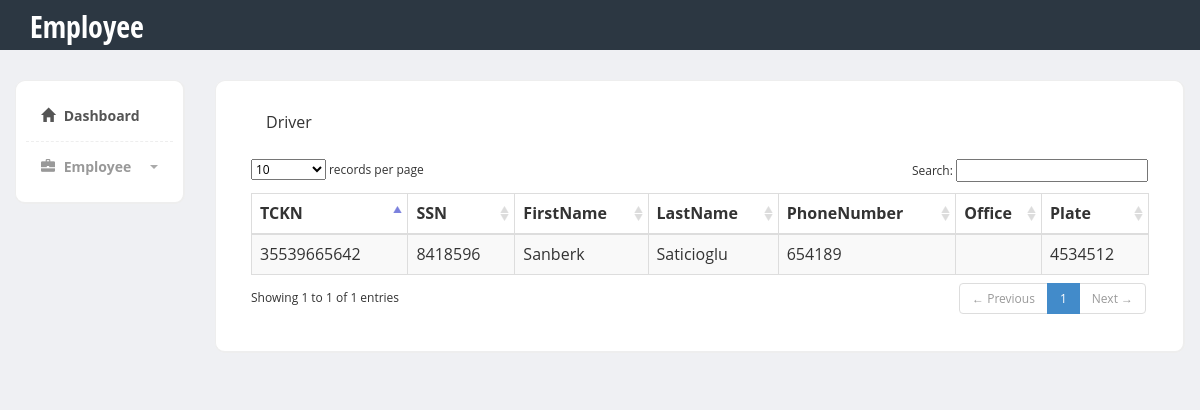
Before: /VTProject/drivers.php with the older database file.
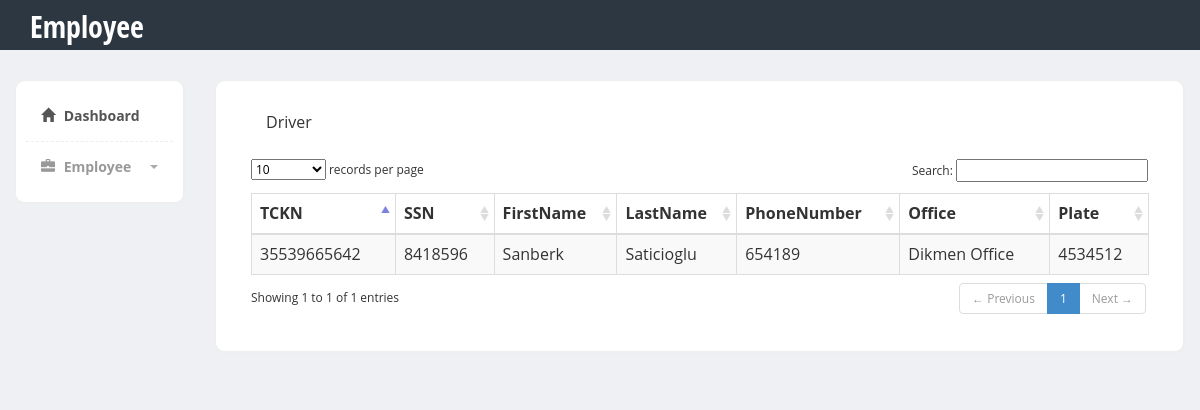
After: the same page with the newer database file.
### tables this page shows
CREATE TABLE `driver` (
  `TCKN` bigint(11) NOT NULL,
  `FK_Driving_Plate` varchar(255) DEFAULT NULL
);

CREATE TABLE `employee` (
  `TCKN` bigint(11) NOT NULL,
  `SSN` int(11) NOT NULL,
  `FK_Office_OfficeID` int(11) NOT NULL
);

CREATE TABLE `person` (
  `TCKN` bigint(11) NOT NULL,
  `FirstName` varchar(255) NOT NULL,
  `LastName` varchar(255) NOT NULL,
  `PhoneNumber` int(20) NOT NULL
);

CREATE TABLE `office` (
  `OfficeID` int(11) NOT NULL,
  `FK_Address_ID` int(11) NOT NULL,
  `Name` varchar(255) NOT NULL
);

### VTProject/drivers.php (the view, shortened to what this page needs)
<html><head>
        <link href="https://code.jquery.com/ui/1.10.3/themes/redmond/jquery-ui.css" rel="stylesheet" media="screen">
        <link href="bootstrap/css/bootstrap.min.css" rel="stylesheet">
        <link href="css/styles.css" rel="stylesheet">
    </head>
    <body>
        <div class="header">
            <div class="container">
                <div class="row">
                    <div class="col-md-5">
                        <div class="logo">
                            <h1><a href="index.html">Employee</a></h1>
                        </div>
                    </div>
                </div>
            </div>
        </div>
        <div class="page-content">
            <div class="row">
                 <div class="col-md-2">
                    <div class="sidebar content-box" style="display: block;">
                        <ul class="nav">
                            <li class="current"><a href="index.php"><i class="glyphicon glyphicon-home"></i> Dashboard</a></li>
                            <li class="submenu">
                                <a href="#">
                                    <i class="glyphicon glyphicon-briefcase"></i> Employee
                                    <span class="caret pull-right"></span>
                                </a>
                            </li>
                        </ul>
                    </div>
                </div>
                <div class="col-md-10">
                    <div class="content-box-large">
                        <div class="panel-heading">
                            <div class="panel-title">Driver</div>
                        </div>
                        <div class="panel-body">
                            <table class="table table-striped table-bordered" id="example" cellspacing="0" cellpadding="0" border="0">
                                <thead>
                                    <tr>
                                        <th>TCKN</th>
                                        <th>SSN</th>
                                        <th>FirstName</th>
                                        <th>LastName</th>
                                        <th>PhoneNumber</th>
                                        <th>Office</th>
                                        <th>Plate</th>
                                    </tr>
                                </thead>
                                <tbody>
                                    <?php
                                    include("config.php");
                                    $query = "CALL get_drivers()";
                                    $result = mysqli_query($db, $query);
                                    while ($row = mysqli_fetch_assoc($result)) {
                                        echo '<tr>';
                                        echo "<td>" . $row["TCKN"] . "</td> <td>" . $row["SSN"] . "</td> <td>" . $row["FirstName"] . "</td> <td>" . $row["LastName"] . "</td> <td>" . $row["PhoneNumber"] . "</td> <td>" . $row["Name"] . "</td> <td>"  . $row["FK_Driving_Plate"] . "</td>";
                                        echo '</tr>';
                                    }
                                    ?>
                                </tbody>
                            </table>
                        </div>
                    </div>
                 </div>
            </div>
        </div>
        <link href="vendors/datatables/dataTables.bootstrap.css" rel="stylesheet" media="screen">
</body></html>

Changed rows visible on the page:
changed through a linked row, driver "Sanberk": office.Name (not shown) → "Dikmen Office"
